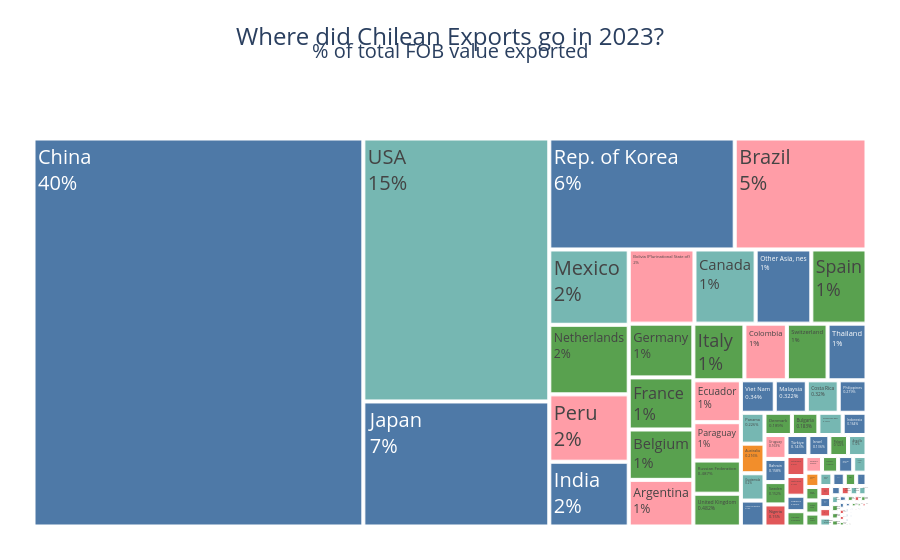

The notebook cell this image was saved under:
### Markdown cell above
### Plotting

### Code cell
# Define custom colors for each cluster_name
custom_colors = {
        'Asia': '#4E79A7',
        'North America': '#76B7B2',
        'South America': '#FF9DA7',
        'Europe': '#59A14F',
        'Oceania': '#F28E2B',
        'Africa': '#E15759'
        }

# Tableau colors
#4E79A7 (Blue)
#F28E2B (Orange)
#E15759 (Red)
# #76B7B2 (Teal)
# #59A14F (Green)
# #EDC949 (Yellow)
# #AF7AA1 (Purple)
#FF9DA7 (Pink)

#Plotting a tree map
fig = px.treemap(exp_chile, path=['country'],
                 values='percent_fobvalue',
                 color='continent',
                 color_discrete_map=custom_colors
                )

# Add title and subtitle
fig.update_layout(
    title={
        'text': " Where did Chilean Exports go in 2023?",
        'y':0.95,
        'x':0.5,
        'xanchor': 'center',
        'yanchor': 'top',
        'font': {'size': 24} 
    },
    annotations=[
        dict(
            text="% of total FOB value exported",
            x=0.5,
            y=1.15,
            xref="paper",
            yref="paper",
            showarrow=False,
            font=dict(size=20)
        ),
          dict(
            text="Source: COMTRADE API",
            x=0,
            y=-0.4,
            xref="paper",
            yref="paper",
            showarrow=False,
            font=dict(size=100)
        )
    ],
    margin=dict(t=100, l=25, r=25, b=25),
    showlegend=True
)

# Erase the border of the treemap graph
fig.update_layout(xaxis_showgrid=False, yaxis_showgrid=False)

# Show percentages in each quadrant
fig.update_traces(textinfo='label+percent entry', textfont_size=20)

# Create white borders between categories
fig.update_traces(marker=dict(line=dict(width=1)))

# Remove all tooltips except the label
fig.update_traces(hovertemplate='Country: %{label}<br>Continent: %{customdata[0]}<extra></extra><br>Share of exports:%{value:.1%}')

# Saving
pio.write_json(fig, '../figures/figure5.json', pretty=True) # JSON
pio.write_html(fig, '../figures/figure5.html') #HTML 

fig.show()

### Figure 1 — Plotly figure (JSON) as saved in the notebook; plotly's stock layout.template omitted (floating-point values rounded to 4 significant figures; data arrays with more than 128 entries replaced by an {"elided": "..."} marker saying what was removed)
{"data": [{"branchvalues": "total", "customdata": {"elided": "179x1 str values"}, "domain": {"x": [0, 1], "y": [0, 1]}, "hovertemplate": "Country: %{label}<br>Continent: %{customdata[0]}<extra></extra><br>Share of exports:%{value:.1%}", "ids": {"elided": "179 str values"}, "labels": {"elided": "179 str values"}, "marker": {"colors": {"elided": "179 str values"}, "line": {"width": 1}}, "name": "", "parents": {"elided": "179 str values"}, "textfont": {"size": 20}, "textinfo": "label+percent entry", "type": "treemap", "values": {"elided": "179 float values"}}], "layout": {"annotations": [{"font": {"size": 20}, "showarrow": false, "text": "% of total FOB value exported", "x": 0.5, "xref": "paper", "y": 1.15, "yref": "paper"}, {"font": {"size": 100}, "showarrow": false, "text": "Source: COMTRADE API", "x": 0, "xref": "paper", "y": -0.4, "yref": "paper"}], "legend": {"tracegroupgap": 0}, "margin": {"b": 25, "l": 25, "r": 25, "t": 100}, "showlegend": true, "title": {"font": {"size": 24}, "text": " Where did Chilean Exports go in 2023?", "x": 0.5, "xanchor": "center", "y": 0.95, "yanchor": "top"}, "xaxis": {"showgrid": false}, "yaxis": {"showgrid": false}}}
